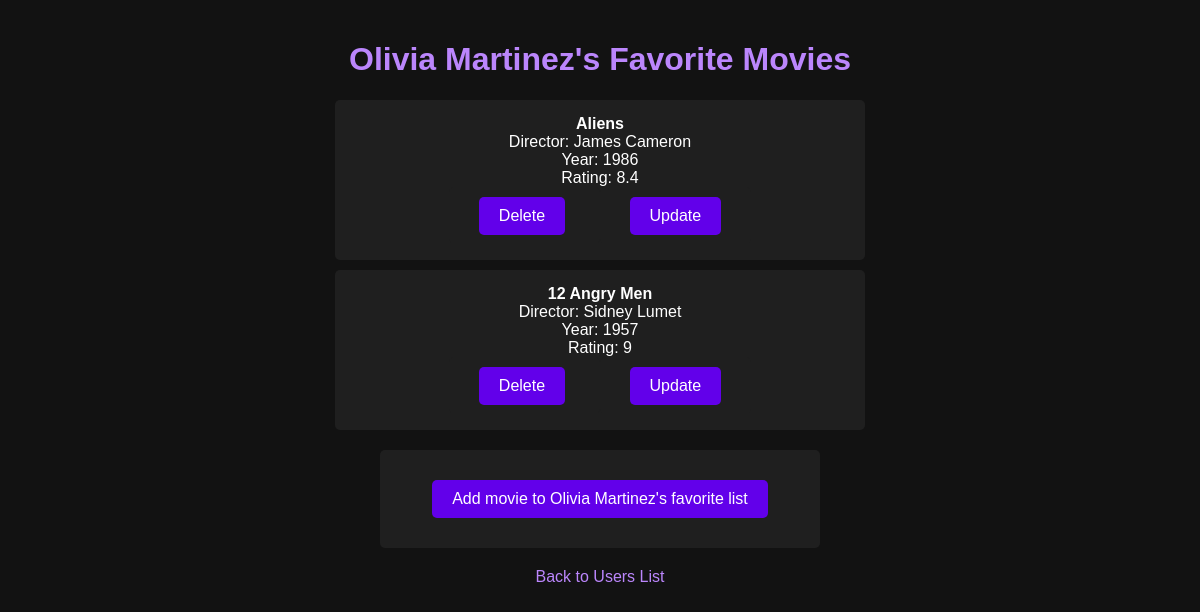
/users/3, run on the app's committed database.
### tables this page shows
CREATE TABLE users(
	id INTEGER PRIMARY KEY AUTOINCREMENT,
	name VARCHAR(255) UNIQUE NOT NULL
);

CREATE TABLE movies(
	id INTEGER PRIMARY KEY AUTOINCREMENT,
	name VARCHAR(255) NOT NULL,
	year INTEGER,
	rating DECIMAL(3,1) CHECK (rating BETWEEN 0 AND 10),
	director VARCHAR(255)
	);

### app.py (the view)
@app.route('/users/<int:user_id>')
def get_user_movies(user_id):
    movies = data_manager.get_user_movies(user_id)
    user = data_manager.get_user_by_id(user_id)
    return render_template('user_movies.html', user=user, movies=movies)

### datamanager/sqlite_data_manager.py (called while the page is built)
    def get_user_by_id(self, user_id):
        try:
            with self._engine.connect() as connection:
                params = {"user_id": user_id}
                result = connection.execute(text("SELECT users.name FROM users WHERE users.id = :user_id"), params)
                return {"name": [row.name for row in result][0], "id": user_id}
        except Exception as err:
            print("Can not find user:" + str(err))
            return ""

    def get_user_movies(self, user_id):
        query_get_movies_from_user_id = text(
            """SELECT movies.name, movies.year, movies.rating, movies.director, movies.id FROM user_favorites JOIN movies ON movies.id = user_favorites.movie_id WHERE user_favorites.user_id = :user_id;""")
        if isinstance(user_id, int):
            params = {"user_id": user_id}
            with self._engine.connect() as connection:
                result = connection.execute(query_get_movies_from_user_id, params)
                movies_dict = dict()
                for row in result:
                    movies_dict[row.name] = {"year": row.year, "rating": row.rating,
                                             "director": f"{row.director}", "id": row.id}
                return movies_dict
        else:
            print("invalid user_id!")
            return {}

### templates/user_movies.html (shortened to what this page needs)
<!DOCTYPE html>
<html lang="en">
<head>
    <link rel="stylesheet" href="{{ url_for('static', filename='style.css') }}">
</head>
<body>
    <h1>{{ user['name'] }}'s Favorite Movies</h1>
    <ul>
        {% for movie, details in movies.items() %}
            <li>
                <strong>{{ movie }}</strong><br>
                Director: {{ details.director }}<br>
                Year: {{ details.year }}<br>
                Rating: {{ details.rating }}<br>
                <form action="{{ url_for('delete_movie', user_id=user['id'], movie_id=details.id) }}" method="GET" style="display:inline;">
                    <button type="submit">Delete</button>
                </form>
                <form action="{{ url_for('update_movie', user_id=user['id'], movie_id=details.id) }}" method="GET" style="display:inline;">
                    <button type="submit">Update</button>
                </form>
            </li>
        {% endfor %}
    </ul>
    <form action="{{ url_for('add_movie_to_user', user_id=user['id']) }}" method="GET" style="display:block;">
                    <button type="submit">Add movie to {{ user['name'] }}'s favorite list</button>
                </form>
    <a href="{{ url_for('list_users') }}">Back to Users List</a>
</body>
</html>

### static/style.css (style rules this page uses)
:root { --background-color: #121212; --primary-color: #1f1f1f; --secondary-color: #bb86fc; --text-color: #ffffff; --button-bg: #6200ea; --button-hover: #3700b3; }
body { font-family: Arial, sans-serif; background-color: var(--background-color); color: var(--text-color); text-align: center; margin: 0; padding: 20px; }
h1, h2 { color: var(--secondary-color); }
a { text-decoration: none; color: var(--secondary-color); }
button { background-color: var(--button-bg); color: white; border: none; padding: 10px 20px; margin: 10px; cursor: pointer; font-size: 16px; border-radius: 5px; }
form { background-color: var(--primary-color); padding: 20px; margin: 20px auto; border-radius: 5px; max-width: 400px; }
ul { list-style: none; padding: 0; }
li { background-color: var(--primary-color); padding: 15px; margin: 10px auto; border-radius: 5px; max-width: 500px; }

### data on the page
users: name "Olivia Martinez"
movies: name "Aliens", director "James Cameron", year "1986", rating "8.4"
movies: name "12 Angry Men", director "Sidney Lumet", year "1957", rating "9"
